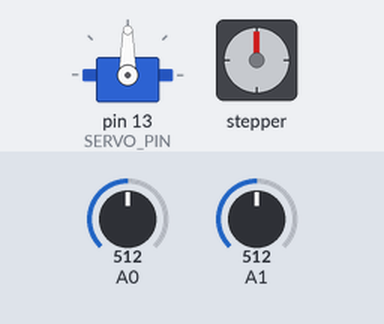
A sketch run on a simulated Arduino Uno, built with avr-gcc and run on an emulated ATmega328P. On the bench: servo, stepper motor. The inputs (shaded band) are chosen by the test bench; at power-on: A0 = 512, A1 = 512. Stepper angles assume 2048 steps per turn.

Above: at 1.2 s.
1.3 s: A0 set to 716
At 1.75 s:
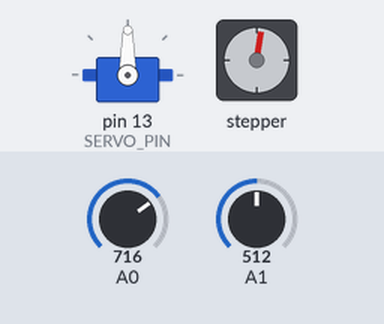
4.3 s: A1 set to 716
At 4.46 s:
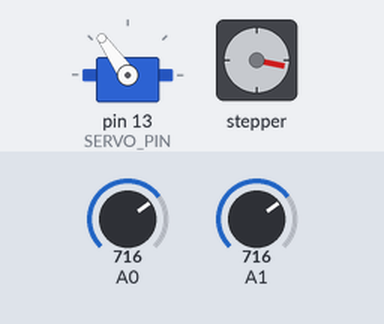
7.3 s: A0 set to 900
10.3 s: A1 set to 900
At 10.5 s:
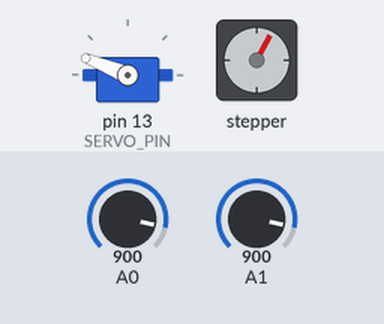
13.3 s: A1 set to 1010
At 13.52 s:
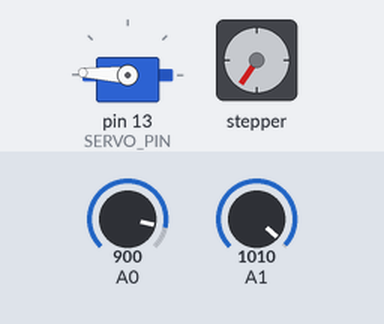
16.3 s: A1 set to 1023
At 16.54 s:
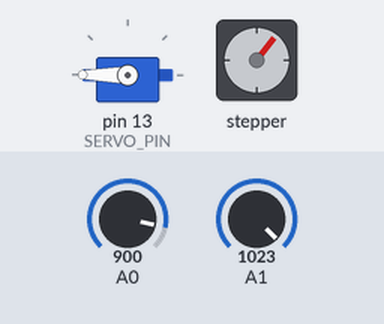
Timing chart, 0 to 22.4 s (numbered marks = the images above; inputs shaded):
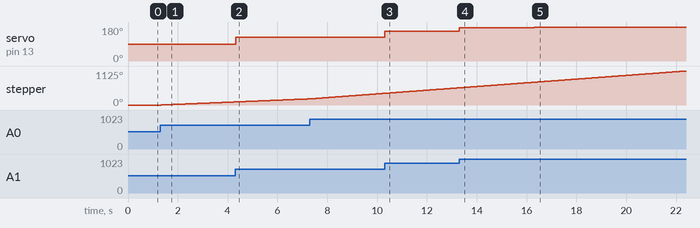

The sketch:

Joystick-controlled_robot_car.ino
```cpp
#include <Servo.h>
#include <AccelStepper.h>

// Servo
Servo servo;
const int SERVO_PIN = 13;

// Stepper
#define MotorInterfaceType 4
AccelStepper stepper(MotorInterfaceType, 4, 6, 5, 7);

void setup() {
    servo.attach(SERVO_PIN);
    servo.write(90); // Initial position

    stepper.setMaxSpeed(1000);
    stepper.setAcceleration(500);
}

void loop() {
    // Read the current position of the Joystick
    int joystickX = analogRead(A0);
    int joystickY = analogRead(A1);

    // Moves the stepper motor, depending on the X coordinates
    int motorSpeed = map(joystickX, 0, 1023, -500, 500);
    stepper.setSpeed(motorSpeed);
    stepper.runSpeed();

    // Moves the servo, depending on the Y coordinates
    int servoAngle = map(joystickY, 0, 1023, 0, 180);
    servo.write(servoAngle);
}
```

Measured:
- after the input at 1.3 s, stepper: keeps turning clockwise at about 34°/s, starting at once
- after the input at 4.3 s, servo on pin 13 (SERVO_PIN): 90° → 125° at once
- after the input at 10.3 s, servo on pin 13 (SERVO_PIN): 125° → 158° at once
- after the input at 13.3 s, servo on pin 13 (SERVO_PIN): 158° → 177° at once
- after the input at 16.3 s, servo on pin 13 (SERVO_PIN): 177° → 180° at once
